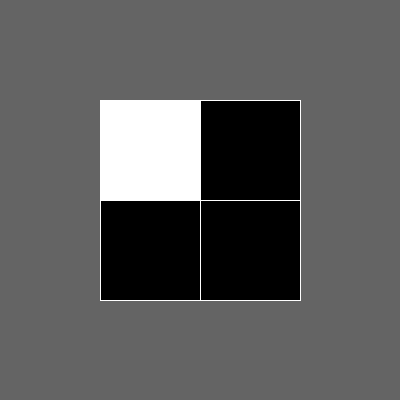
Frame 1 (no input)
Frame 60 (the mouse pressed at the canvas centre just before this capture): identical to frame 1, image omitted
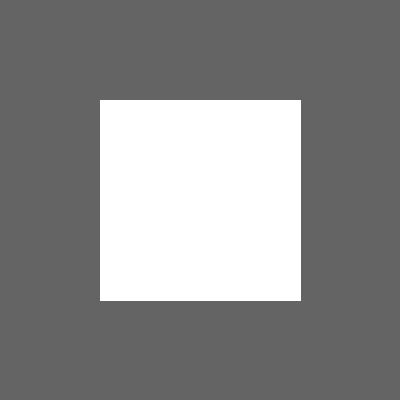
Frame 120 (the mouse held since frame 60 and released just before this capture)

The Processing sketch that drew these frames (run headless with seeded random() and noise(); from frame 60 on, the mouse is pressed at the canvas centre):

// Processing sketch: processing_105201
// ── processing_105201.pde

void setup(){
size(400,400);
}

void draw(){
  int posX = mouseX;
  int posY = mouseY;
  background(100);
  rectMode(CENTER);
  fill(0);
  stroke(255);
  rect(150,150,100,100);
  rect(150,250,100,100);
  rect(250,150,100,100);
  rect(250,250,100,100);
  
  if (posX <= 200 && posY <=200){
    fill(255);
    rect(150,150,100,100);
  }
  if (posX <= 200 && posY >=200){
    fill(255);
    rect(150,250,100,100);
  }
  if (posX >= 200 && posY <=200){
    fill(255);
    rect(250,150,100,100);
  }
  if (posX >= 200 && posY >=200){
    fill(255);
    rect(250,250,100,100);
  }
}
